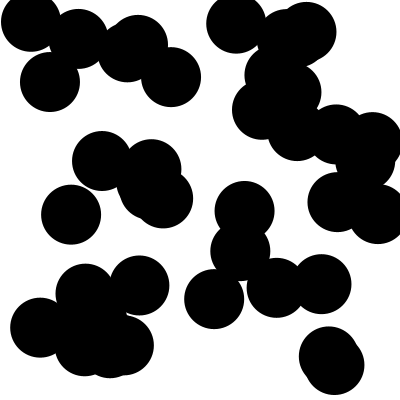
Frame 1 (no input)
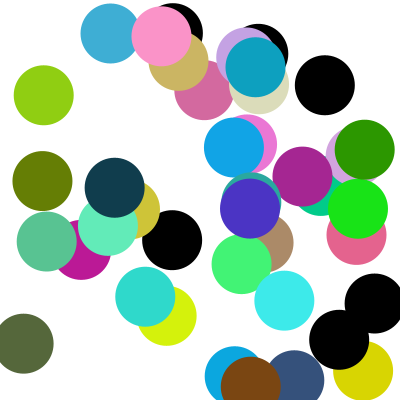
Frame 60 (the mouse pressed at the canvas centre just before this capture)
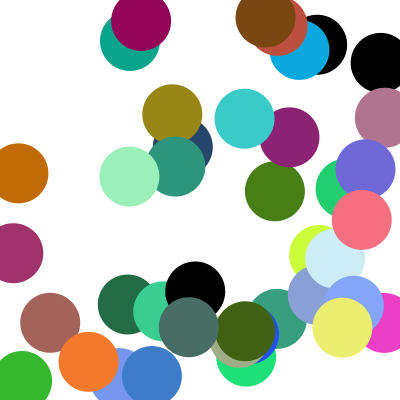
Frame 120 (the mouse held since frame 60 and released just before this capture)

The Processing sketch that drew these frames (run headless with seeded random() and noise(); from frame 60 on, the mouse is pressed at the canvas centre):

// Processing sketch: processing_53657
// ── processing_53657.pde

int numCircles = 40;
//this will define the coordinates of the circles
float centerX [] = new float [numCircles];
float centerY [] = new float [numCircles];
//this will adjust the speed
float speedX [] = new float [numCircles];
float speedY [] = new float [numCircles];
//this defines the colour
float r[] = new float[numCircles];
float g[] = new float[numCircles];
float b[] = new float[numCircles];
 
 
void setup() {
  size(400, 400); //sets the window size
  for (int i = 0; i < numCircles; i++) {
    
    //adjust the point of contact with the edge of the window
    centerX[i] = random(10, 385);
    centerY[i] = random(10, 385);
    //adjust the speed
    speedX[i] = random(10);
    speedY[i] = random(10);
  }
}
 
void draw() {
  background(255);
 
  //if centerX location is greater than or equal to 385, which is the window width minus radius of the ellipse, then circle will go in the opposite direction, AND change to a random colour 
  for (int i = 0; i < numCircles; i++) {
    //the initial movement
    centerX [i] = centerX [i] + speedX [i];
    centerY [i] = centerY [i] + speedY [i];
 
 //sets up the coordinates in which the circles will move in and adjust in colour
    if (centerX [i] >= 385) {
      speedX [i] = speedX[i] * -1;
      r[i]=random(255);
      g[i]=random(255);
      b[i]=random(255);
    }
    if (centerX [i] <=15) {
      speedX [i] = speedX[i] * -1;
      r[i]=random(255);
      g[i]=random(255);
      b[i]=random(255);
    } 
    if (centerY [i] >= 385) {
      speedY [i] = speedY[i] * -1;
      r[i]=random(255);
      g[i]=random(255);
      b[i]=random(255);
    }
    if (centerY [i] <=15) {
      speedY [i] = speedY[i] * -1;
      r[i]=random(255);
      g[i]=random(255);
      b[i]=random(255);
    }
 
    noStroke();
    fill(r[i],g[i],b[i]);
    ellipse(centerX [i], centerY[i], 60, 60);
  }
}
